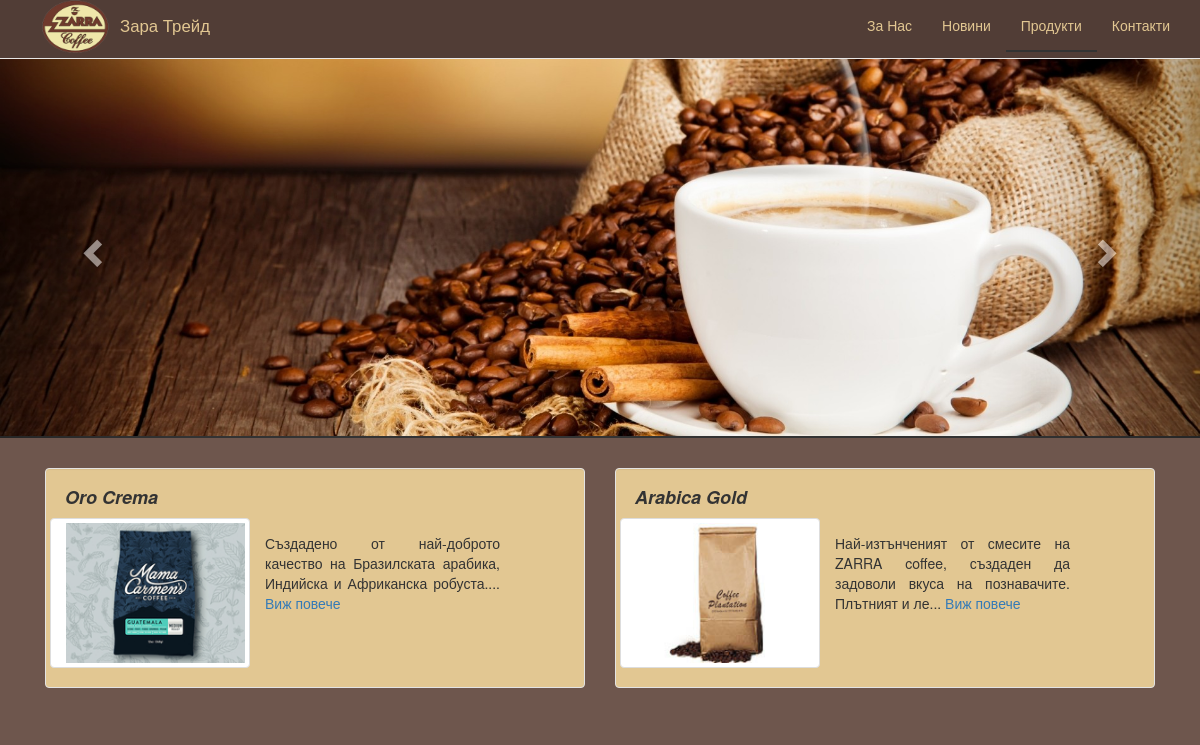
The page /?page=products on the database its author committed.
### tables this page shows
CREATE TABLE IF NOT EXISTS `images` (
  `id` int(11) unsigned NOT NULL AUTO_INCREMENT,
  `id_project` int(11) unsigned NOT NULL,
  `is_title` int(1) DEFAULT '0',
  `on_header` int(1) NOT NULL DEFAULT '0',
  `to_arc` tinyint(1) NOT NULL DEFAULT '0',
  PRIMARY KEY (`id`)
);

CREATE TABLE IF NOT EXISTS `project` (
  `id` int(11) unsigned NOT NULL AUTO_INCREMENT,
  `name` varchar(255) NOT NULL,
  `description` text NOT NULL,
  `is_project` tinyint(1) NOT NULL DEFAULT '0' COMMENT 'po default proekt 1 za prodajba',
  `price` double(10,2) NOT NULL DEFAULT '0.00',
  `currency` enum('USD','EUR','BGN') NOT NULL DEFAULT 'BGN',
  `to_arc` tinyint(1) NOT NULL DEFAULT '0',
  PRIMARY KEY (`id`)
);

### db_functions.php (called while the page is built, shortened)
<?php
function projectsSelect($connect) {
    $query = "SELECT
			  p.`id` AS id_project,
			  p.`name`,
			  IF(
			    LENGTH(p.`description`) > 100,
			    CONCAT(
			      SUBSTR(p.`description`, 1, 100),
			      '...'
			    ),
			    p.`description`
			  ) AS `description`,
			  s.`id` AS id_image
			FROM
			  `project` AS p
			  LEFT JOIN images AS s
			    ON p.`id` = s.`id_project`
			    AND s.is_title = 1
			    AND s.to_arc = 0
			    AND s.on_header = 0
			WHERE p.`to_arc` = 0
			  AND s.`to_arc` = 0
			  AND p.`is_project` = 1
			  AND s.is_title = 1
			  AND s.`on_header` = 0";
    $query = mysqli_query($connect, $query);
	$data = array();
	while ($row = $query->fetch_assoc()) {
		$data[] = $row;
	}
    return $data;
}

### products.php (the view, shortened to what this page needs)
<?php
$aProjects = projectsSelect($db_connect);
?>
    <div class="container">
        <?php
        foreach($aProjects as $value) {
            ?>
            <div class="projectContainer col-md-6">
                <div class="well  projects">
                    <h4><?php echo $value["name"];?></h4>
                    <div class="row">
                        <a href="?page=projectView&id=<?php echo $value["id_project"];?>">
                            <img class="img-thumbnail" src="projectsImagesThumbs/<?php echo $value["id_image"];?>.jpg" alt="Image">
                        </a>
                        <div class="col-md-6 description">
                            <?php echo $value['description'];?>
                            <a href="?page=projectView&id=<?php echo $value["id_project"];?>">Виж повече</a><br>
                        </div>
                    </div>
                </div>
            </div>
            <?php
        }
        ?>
    </div>

### index.php (shortened to what this page needs)
<?php
include_once("db_functions.php");
$sliderImages = array(2,3);
            if(isset($_GET["page"])) {
                $page = $_GET["page"];
            }else {
                $page = "main";
            }
?>
<!doctype html>
    <head>
        <link rel="stylesheet" type="text/css" href="css/bootstrap.css" />
        <link rel="stylesheet" type="text/css" href="css/nivo-slider.css" />
        <link rel="stylesheet" type="text/css" href="css/nivoSliderThemes/default/default.css" />
        <link rel="stylesheet" type="text/css" href="css/lightbox.css" />
        <link rel="stylesheet" type="text/css" href="css/style.css" />
    </head>
    <body>
        <div id="navigation">
            <nav class="navbar navbar-default navbar-fixed-top">
                <div class="container">
                    <div class="navbar-header">
                        <img id="logo" src="images/logo.png" alt="logo" >
                        <a href="#" class="navbar-brand">Зара Трейд</a>
                    </div>
                    <div class="collapse navbar-collapse" id="myNavbar">
                        <ul class="nav navbar-nav navbar-right" >
                            <li><a id="main" href="?page=main">За Нас</a></li>
                            <li><a id="news" href="?page=news">Новини</a></li>
                            <li><a id="products" href="?page=products">Продукти</a></li>
                            <li><a id="contacts" href="?page=contacts">Контакти</a></li>
                        </ul>
                    </div>
                </div>
            </nav>
        </div>
        <div id="myCarousel" class="carousel slide" data-ride="carousel">
            <div class="carousel-inner" role="listbox">
                <?php
                $active=" active";
                foreach($sliderImages as $value) {
                    ?>
                    <div class="item<?php echo $active;?>">
                        <img src="projectsSlider/<?php echo $value;?>.jpg" alt="Slider Images"/>
                    </div>
                    <?php
                    $active=null;
                }
                ?>
            </div>
            <a class="left carousel-control" href="#myCarousel" role="button" data-slide="prev">
                <span class="glyphicon glyphicon-chevron-left" aria-hidden="true"></span>
            </a>
            <a class="right carousel-control" href="#myCarousel" role="button" data-slide="next">
                <span class="glyphicon glyphicon-chevron-right" aria-hidden="true"></span>
            </a>
        </div>
        <div id="content">
            <?php
                include_once($page.".php");
            ?>
        </div>
    </body>
</html>

### css/lightbox.css (style rules this page uses)
body:after { content: url(images/close.png) url(images/loading.gif) url(images/prev.png) url(images/next.png); display: none; }

### css/style.css (style rules this page uses)
body { background-color: #6e564d; }
.well { background-color: #fff; }
h4 { margin-top: 0px; }
.carousel-inner > .item > img, .carousel-inner > .item > a > img { width: 100%; margin: auto; }
.carousel-inner .item { -webkit-transition: opacity 3s; -moz-transition: opacity 3s; -ms-transition: opacity 3s; -o-transition: opacity 3s; transition: opacity 1s; }
#content { margin-top: 30px; }
#navigation .navbar { background-color: #513D36; }
#navigation #logo { width: 80px; height: 58px; }
#logo { margin-left: 5px; margin-right: 5px; padding-bottom: 5px; float: left; }
#navigation .navbar-header .navbar-brand { font-size: 1.2em; color: #E2C792; }
#myNavbar li a { color: #E2C792; }
#myNavbar li:hover a, .active { border-bottom: 2px solid #333; }
.projects { background-color: #E2C792; }
.projects h4 { font-style: italic; font-weight: bold; }
.projects img { padding-left: 15px; float: left; width: 200px; height: 150px; }
.projectContainer { display: inline-block; margin-bottom: 10px; }
.description { padding: 15px; text-align: justify; }

### rows shown on the page
images: id_project.name "Oro Crema", shows a picture, description "Създадено от най-доброто качество на Бразилската арабика, Индийска и Африканска робуста...."
images: id_project.name "Arabica Gold", shows a picture, description "Най-изтънченият от смесите на ZARRA coffee, създаден да задоволи вкуса на познавачите. Плътният и ле..."
